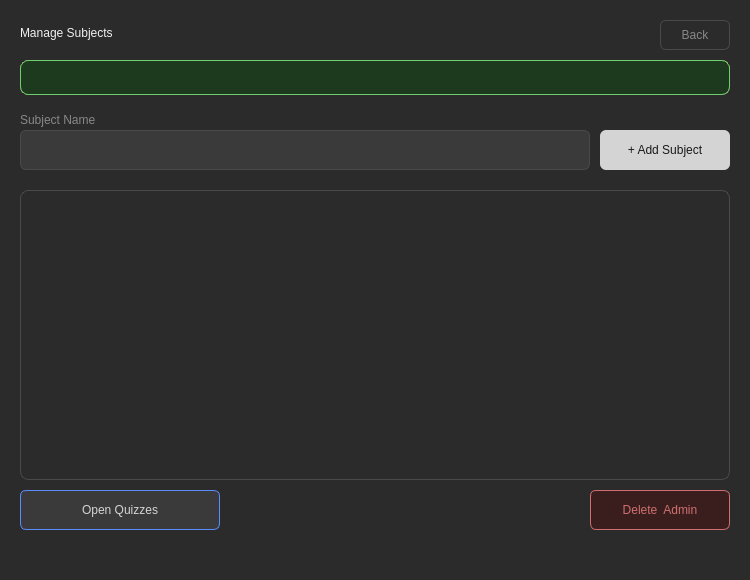
<?xml version="1.0" encoding="UTF-8"?>
<ui version="4.0">
 <class>Dialog</class>
 <widget class="QDialog" name="Dialog">
  <property name="geometry">
   <rect>
    <x>0</x>
    <y>0</y>
    <width>750</width>
    <height>580</height>
   </rect>
  </property>
  <property name="windowTitle">
   <string>Dialog</string>
  </property>
  <widget class="QWidget" name="widget" native="true">
   <property name="geometry">
    <rect>
     <x>0</x>
     <y>0</y>
     <width>750</width>
     <height>580</height>
    </rect>
   </property>
   <property name="styleSheet">
    <string notr="true">QWidget {
    background-color: #2B2B2B;
}</string>
   </property>
   <widget class="QLabel" name="titleLabel">
    <property name="geometry">
     <rect>
      <x>20</x>
      <y>20</y>
      <width>300</width>
      <height>25</height>
     </rect>
    </property>
    <property name="styleSheet">
     <string notr="true">QLabel {
    color: #F0F0F0;
    font: bold 16px &quot;Segoe UI&quot;;
}</string>
    </property>
    <property name="text">
     <string>Manage Subjects</string>
    </property>
   </widget>
   <widget class="QPushButton" name="back_btn">
    <property name="geometry">
     <rect>
      <x>660</x>
      <y>20</y>
      <width>70</width>
      <height>30</height>
     </rect>
    </property>
    <property name="styleSheet">
     <string notr="true">QPushButton {
    background-color: transparent;
    color: #888888;
    border: 1px solid #4A4A4A;
    border-radius: 6px;
    font: 12px &quot;Segoe UI&quot;;
}
QPushButton:hover { color: #D4D4D4; }</string>
    </property>
    <property name="text">
     <string>Back</string>
    </property>
   </widget>
   <widget class="QLabel" name="error_label">
    <property name="geometry">
     <rect>
      <x>20</x>
      <y>60</y>
      <width>710</width>
      <height>35</height>
     </rect>
    </property>
    <property name="styleSheet">
     <string notr="true">QLabel {
    background-color: #3A1E1E;
    color: #CF6F6F;
    border: 1px solid #CF6F6F;
    border-radius: 8px;
    font: 13px &quot;Segoe UI&quot;;
    padding: 10px 14px;
}</string>
    </property>
    <property name="text">
     <string/>
    </property>
   </widget>
   <widget class="QLabel" name="success_label">
    <property name="geometry">
     <rect>
      <x>20</x>
      <y>60</y>
      <width>710</width>
      <height>35</height>
     </rect>
    </property>
    <property name="styleSheet">
     <string notr="true">QLabel {
    background-color: #1E3A1E;
    color: #6FCF6F;
    border: 1px solid #6FCF6F;
    border-radius: 8px;
    font: 13px &quot;Segoe UI&quot;;
    padding: 10px 14px;
}</string>
    </property>
    <property name="text">
     <string/>
    </property>
   </widget>
   <widget class="QLabel" name="subjectFieldLabel">
    <property name="geometry">
     <rect>
      <x>20</x>
      <y>110</y>
      <width>120</width>
      <height>20</height>
     </rect>
    </property>
    <property name="styleSheet">
     <string notr="true">QLabel {
    color: #888888;
    font: 11px &quot;Segoe UI&quot;;
}</string>
    </property>
    <property name="text">
     <string>Subject Name</string>
    </property>
   </widget>
   <widget class="QLineEdit" name="subject_input">
    <property name="geometry">
     <rect>
      <x>20</x>
      <y>130</y>
      <width>570</width>
      <height>40</height>
     </rect>
    </property>
    <property name="styleSheet">
     <string notr="true">QLineEdit {
    background-color: #3A3A3A;
    color: #F0F0F0;
    border: 1px solid #4A4A4A;
    border-radius: 6px;
    padding: 7px 10px;
    font: 13px &quot;Segoe UI&quot;;
}
QLineEdit:focus { border: 1px solid #D4D4D4; }</string>
    </property>
   </widget>
   <widget class="QPushButton" name="add_subject_btn">
    <property name="geometry">
     <rect>
      <x>600</x>
      <y>130</y>
      <width>130</width>
      <height>40</height>
     </rect>
    </property>
    <property name="styleSheet">
     <string notr="true">QPushButton {
    background-color: #D4D4D4;
    color: #1A1A1A;
    border: none;
    border-radius: 6px;
    font: bold 13px &quot;Segoe UI&quot;;
    padding: 8px;
}
QPushButton:hover { background-color: #F0F0F0; }
QPushButton:pressed { background-color: #888888; }</string>
    </property>
    <property name="text">
     <string>+ Add Subject</string>
    </property>
   </widget>
   <widget class="QTableWidget" name="subjects_table">
    <property name="geometry">
     <rect>
      <x>20</x>
      <y>190</y>
      <width>710</width>
      <height>290</height>
     </rect>
    </property>
    <property name="styleSheet">
     <string notr="true">QTableWidget {
    background-color: #2B2B2B;
    color: #D4D4D4;
    border: 1px solid #4A4A4A;
    border-radius: 8px;
    font: 13px &quot;Segoe UI&quot;;
    gridline-color: #4A4A4A;
}
QTableWidget::item { padding: 8px; }
QTableWidget::item:selected {
    background-color: #3A3A3A;
    color: #F0F0F0;
}
QHeaderView::section {
    background-color: #1A1A1A;
    color: #888888;
    font: bold 12px &quot;Segoe UI&quot;;
    border: 1px solid #4A4A4A;
    padding: 6px;
}</string>
    </property>
   </widget>
   <widget class="QPushButton" name="open_quizzes_btn">
    <property name="geometry">
     <rect>
      <x>20</x>
      <y>490</y>
      <width>200</width>
      <height>40</height>
     </rect>
    </property>
    <property name="styleSheet">
     <string notr="true">QPushButton {
    background-color: #3A3A3A;
    color: #D4D4D4;
    border: 1px solid #5B8CFF;
    border-radius: 6px;
    font: bold 13px &quot;Segoe UI&quot;;
    padding: 8px;
}
QPushButton:hover {
    background-color: #1A2B4A;
    color: #F0F0F0;
    border: 1px solid #88AAFF;
}
QPushButton:pressed { background-color: #2B2B2B; }</string>
    </property>
    <property name="text">
     <string>Open Quizzes</string>
    </property>
   </widget>
   <widget class="QPushButton" name="delete_btn">
    <property name="geometry">
     <rect>
      <x>590</x>
      <y>490</y>
      <width>140</width>
      <height>40</height>
     </rect>
    </property>
    <property name="cursor">
     <cursorShape>PointingHandCursor</cursorShape>
    </property>
    <property name="styleSheet">
     <string notr="true">QPushButton {
    background-color: #3A1E1E;
    color: #CF6F6F;
    border: 1px solid #CF6F6F;
    border-radius: 6px;
    font: bold 13px &quot;Segoe UI&quot;;
    padding: 8px;
}
QPushButton:hover { background-color: #4A2020; }
QPushButton:pressed { background-color: #2B2B2B; }</string>
    </property>
    <property name="text">
     <string>Delete  Admin</string>
    </property>
    <property name="icon">
     <iconset>
      <normaloff>../trash-2.png</normaloff>../trash-2.png</iconset>
    </property>
   </widget>
  </widget>
 </widget>
 <resources/>
 <connections/>
</ui>
